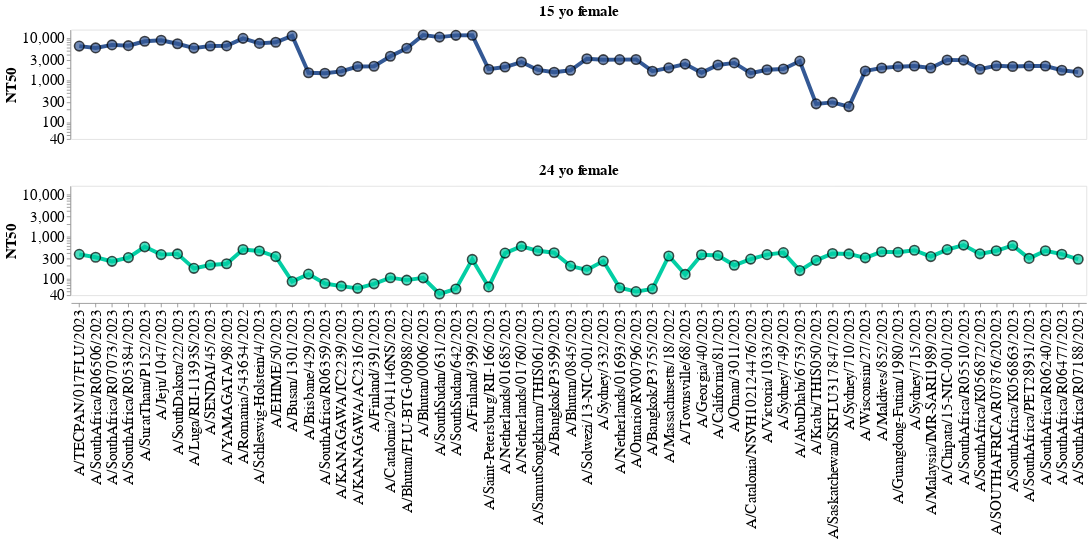

Notebook code cell kept with this figure:
### Code cell
# Identify specific sera to plot and their age and sex
sera_to_plot_dict = {
    'SCH23_y2009_s007': '15 yo female',
    'PENN23_y1999_s048_d0': '24 yo female'
}

# Subset data to just circulting strains
data = all_titers[~all_titers['virus'].isin(vaccine_strains_no_Massachusetts)]

# Subset data to just sera of interest
data = data[data['serum'].isin(list(sera_to_plot_dict.keys()))]

# Replace serum IDs with more informative metadata
data = data.replace({'serum': sera_to_plot_dict})


# Produce and save final plot
plot = plot_individual_sera(data)
plot

# Save
outfile = './results/individual_example_profile.svg'
layered.save(outfile, dpi = 600)
layered
